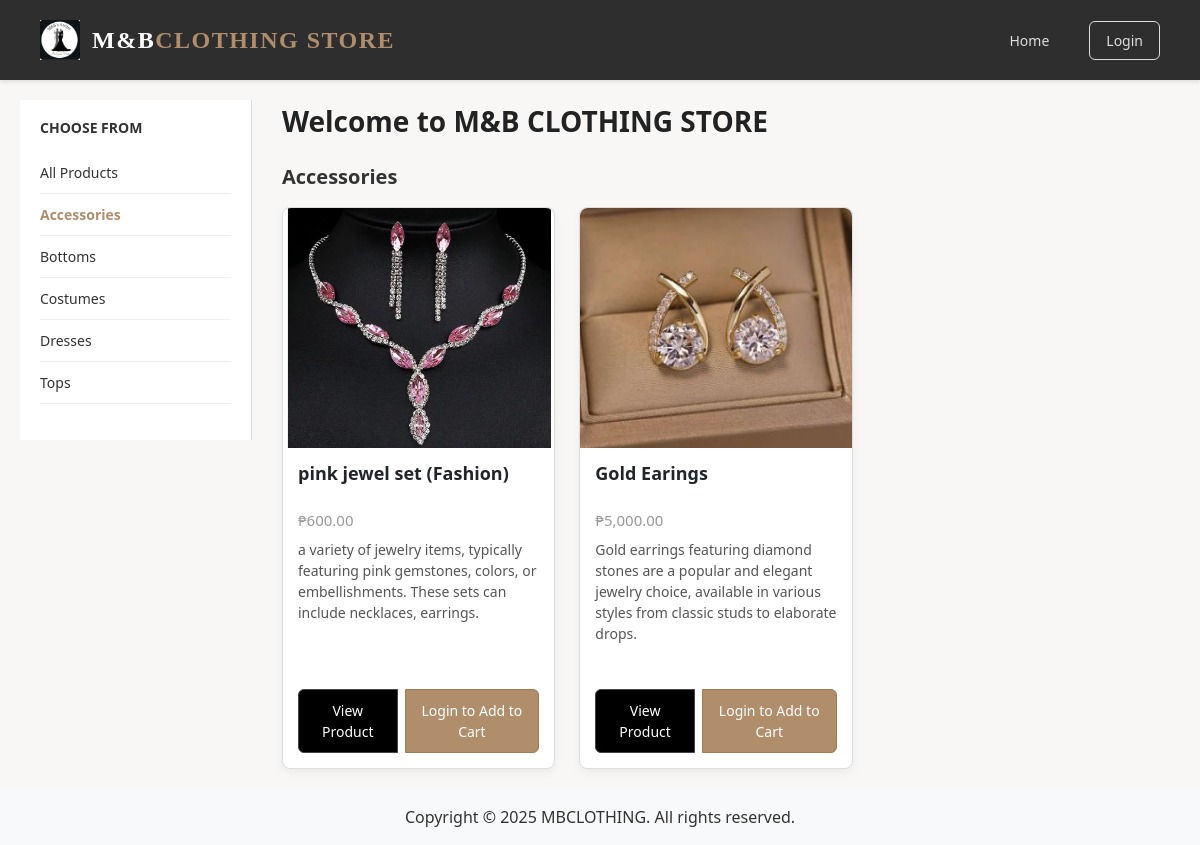
Page /index.php?category=Accessories on the committed database.
### tables this page shows
CREATE TABLE `product_categories` (
  `id` int(11) NOT NULL,
  `name` varchar(255) NOT NULL
);

CREATE TABLE `products` (
  `id` int(11) NOT NULL,
  `category_id` int(11) NOT NULL,
  `name` varchar(255) NOT NULL,
  `description` text DEFAULT NULL,
  `price` decimal(10,2) NOT NULL,
  `slug` varchar(255) NOT NULL,
  `image_path` varchar(255) DEFAULT NULL,
  `created_at` timestamp NOT NULL DEFAULT current_timestamp(),
  `updated_at` timestamp NOT NULL DEFAULT current_timestamp() ON UPDATE current_timestamp()
);

### app/includes/database.php (called while the page is built, shortened)
<?php
class Database {
    private $host = "localhost";
    private $db_name = "ecommerce";
    private $username = "root";
    private $password = "";
    protected $conn;
    public function __construct() {
        try {
            $this->conn = new \PDO("mysql:host=" . $this->host . ";dbname=" . $this->db_name, $this->username, $this->password);
            $this->conn->setAttribute(\PDO::ATTR_ERRMODE, \PDO::ERRMODE_EXCEPTION);
        } catch (\PDOException $e) {
            die("Connection failed: " . $e->getMessage());
        }
    }
    public function getConnection() {
        return $this->conn;
    }
}

### app/models/Category.php (called while the page is built, shortened)
<?php
class Category extends Database
{
    private $db;
    public function __construct()
    {
        $this->db = $this->getConnection();
    }
    public function getAll()
    {
        $sql = "SELECT * FROM product_categories";
        $stmt = $this->db->prepare($sql);
        $stmt->execute();
        return $stmt->fetchAll(\PDO::FETCH_ASSOC);
    }
}

### app/models/Product.php (called while the page is built, shortened)
<?php
class Product
{
    private $db;
    public function __construct(PDO $db)
    {
        $this->db = $db;
    }
    public function getByCategory($category_name)
    {
        $sql = "SELECT p.id, p.name, p.price, p.description, p.image_path
                FROM products p
                JOIN product_categories c ON p.category_id = c.id
                WHERE c.name = :category_name";
        $stmt = $this->db->prepare($sql);
        $stmt->execute([':category_name' => $category_name]);
        return $stmt->fetchAll(PDO::FETCH_ASSOC);
    }
}

### index.php (the view, shortened to what this page needs)
<?php
global $db;
$products = new Product($db);
$categories = new Category($db);
$amountLocale = 'en_PH';
$pesoFormatter = new NumberFormatter($amountLocale, NumberFormatter::CURRENCY);
$selectedCategory = isset($_GET['category']) ? $_GET['category'] : null;
?>
<div class="fashion-container">
    <div class="sidebar">
        <h4>Choose From</h4>
        <ul class="category-list">
            <li><a href="index.php" class="<?php echo !$selectedCategory ? 'active' : ''; ?>">All Products</a></li>
            <?php foreach($categories->getAll() as $category): ?>
                <li>
                    <a href="index.php?category=<?php echo urlencode($category['name']); ?>"
                       class="<?php echo $selectedCategory === $category['name'] ? 'active' : ''; ?>">
                        <?php echo htmlspecialchars($category['name']); ?>
                    </a>
                </li>
            <?php endforeach; ?>
        </ul>
    </div>
    <div class="main-content">
        <div class="store-title">Welcome to M&B CLOTHING STORE</div>
        <div class="product-section-title"><?php echo $selectedCategory ? $selectedCategory : 'Latest Products'; ?></div>
        <div class="row">
            <?php
            $productList = $selectedCategory ? $products->getByCategory($selectedCategory) : $products->getAll();
            foreach ($productList as $product):
            ?>
                <div class="col-md-4">
                    <div class="card">
                        <img src="<?php echo $product['image_path'] ?>" class="card-img-top" alt="<?php echo htmlspecialchars($product['name']) ?>">
                        <div class="card-body">
                            <h5 class="card-title"><?php echo htmlspecialchars($product['name']) ?></h5>
                            <h6 class="card-subtitle"><?php echo $pesoFormatter->formatCurrency($product['price'], 'PHP') ?></h6>
                            <p class="card-text"><?php echo htmlspecialchars($product['description']) ?></p>
                            <div class="btn-group">
                                <a href="product.php?id=<?php echo $product['id']; ?>" class="btn btn-primary">View Product</a>
                                <?php if(isset($_SESSION['user'])): ?>
                                    <a href="#" class="btn btn-success add-to-cart" data-productid="<?php echo $product['id'] ?>">Add to Cart</a>
                                <?php else: ?>
                                    <a href="login.php" class="btn btn-success">Login to Add to Cart</a>
                                <?php endif; ?>
                            </div>
                        </div>
                    </div>
                </div>
            <?php endforeach; ?>
        </div>
    </div>
</div>

### templates/header.php (style rules this page uses)
body { font-family: 'Segoe UI', Tahoma, Geneva, Verdana, sans-serif; background: #f8f7f5; color: #333; margin: 0; padding: 0; padding-top: 80px; }

### index.php (style rules this page uses)
body { font-family: 'Segoe UI', Tahoma, Geneva, Verdana, sans-serif; background: #f8f7f5; color: #333; margin: 0; padding: 0; padding-top: 80px; }
.fashion-container { display: flex; max-width: 1200px; margin: auto; padding: 20px; position: relative; z-index: 1; }
.sidebar { width: 20%; background-color: #fff; padding: 20px; border-right: 1px solid #ddd; position: sticky; top: 100px; height: fit-content; }
.sidebar h4 { font-weight: bold; margin-bottom: 15px; font-size: 14px; text-transform: uppercase; }
.category-list { list-style: none; padding: 0; }
.category-list li { padding: 10px 0; font-size: 14px; border-bottom: 1px solid #eee; cursor: pointer; }
.category-list li a { color: #333; text-decoration: none; display: block; transition: color 0.3s ease; }
.category-list li a.active { color: #b08e6b; font-weight: 600; }
.main-content { width: 80%; padding: 0 30px; position: relative; z-index: 1; }
.store-title { font-size: 28px; font-weight: bold; margin-bottom: 20px; color: #222; }
.product-section-title { font-size: 20px; margin-bottom: 15px; font-weight: 600; }
.card { background-color: #fff; border: 1px solid #ddd; border-radius: 8px; margin-bottom: 30px; box-shadow: 0 4px 8px rgba(0,0,0,0.05); transition: transform 0.3s ease, box-shadow 0.3s ease; height: 100%; display: flex; flex-direction: column; }
.card-img-top { height: 240px; object-fit: cover; border-top-left-radius: 8px; border-top-right-radius: 8px; width: 100%; }
.card-body { padding: 15px; flex: 1; display: flex; flex-direction: column; }
.card-title { font-size: 18px; font-weight: 600; margin-bottom: 8px; min-height: 44px; }
.card-subtitle { font-size: 15px; color: #999; margin-bottom: 10px; }
.card-text { font-size: 14px; color: #555; margin-bottom: 15px; flex: 1; min-height: 60px; }
.card .btn-group { display: flex; justify-content: space-between; margin-top: auto; }
.btn-primary, .btn-success { border: none; padding: 10px 16px; border-radius: 6px; font-weight: 500; cursor: pointer; font-size: 14px; transition: background-color 0.3s ease, color 0.3s ease; }
.btn-primary { background-color: #000; color: #fff; border: 1px solid #444; flex: 1; margin-right: 8px; }
.btn-success { background-color: #b08e6b; color: #fff; border: 1px solid #a07a50; flex: 1; }

### rows in the picture
product_categories: name "Accessories"
product_categories: name "Bottoms"
product_categories: name "Costumes"
product_categories: name "Dresses"
product_categories: name "Tops"
products: image_path (picture), name "pink jewel set (Fashion)", price "₱600.00", description "a variety of jewelry items, typically featuring pink gemstones, colors, or embellishments. These sets can include necklaces, earrings."
products: image_path (picture), name "Gold Earings", price "₱5,000.00", description "Gold earrings featuring diamond stones are a popular and elegant jewelry choice, available in various styles from classic studs to elaborate drops."

### other values in the picture
$selectedCategory "Accessories"
